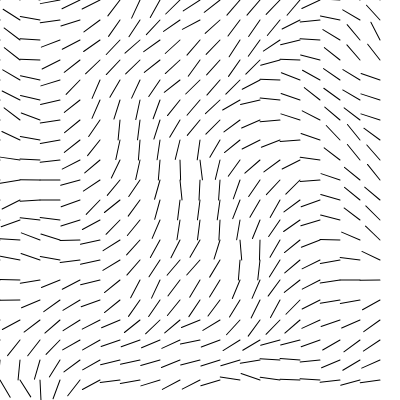
Frame 1 (no input)
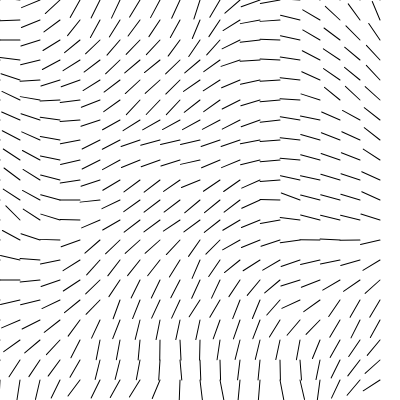
Frame 60 (no input)
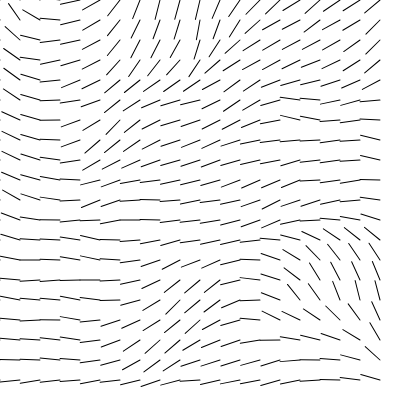
Frame 120 (the mouse pressed at the canvas centre since frame 60)

The p5.js sketch that drew these frames (run headless with seeded random() and noise() and a simulated clock; from frame 60 on, the mouse is pressed at the canvas centre):

// p5.js sketch
// ── sketch.js
let canvasWidth = 400;
let canvasHeight = 400;
let size = 10;
let inc = 0.1;
let scale = 20;
let cols, rows;

var zoff = 0;

function setup() {
  createCanvas(canvasWidth, canvasHeight);
  cols = floor(width / scale);
  rows = floor(height / scale);

  describe('A flow field "scattered" by Perlin Noise.');
}

function draw() {
  background("white");
  // randomSeed(10);

  var xoff = 0;
  for (let x = 0; x < cols; x++) {
    var yoff = 0;
    for (let y = 0; y < rows; y++) {
      // line(x, y, x + size, y + size);
      var index = (x + y + width) * 4;
      var angle = noise(xoff, yoff, zoff) * TWO_PI;
      var v = p5.Vector.fromAngle(angle);
      yoff += inc;
      stroke(0);
      push();
      translate(x * scale, y * scale);
      rotate(v.heading());
      line(0, 0, scale, 0);
      pop();
    }
    xoff += inc;
    zoff += 0.001;
  }

  // for (let i = 0; i < canvasWidth; i += size) {
  //   for (let j = 0; j < canvasHeight; j += size) {
  //     // Draw the lines
  //     translate(x, y);
  //     line(i, j, i + size, j + size);
  //   }
  // }
}
